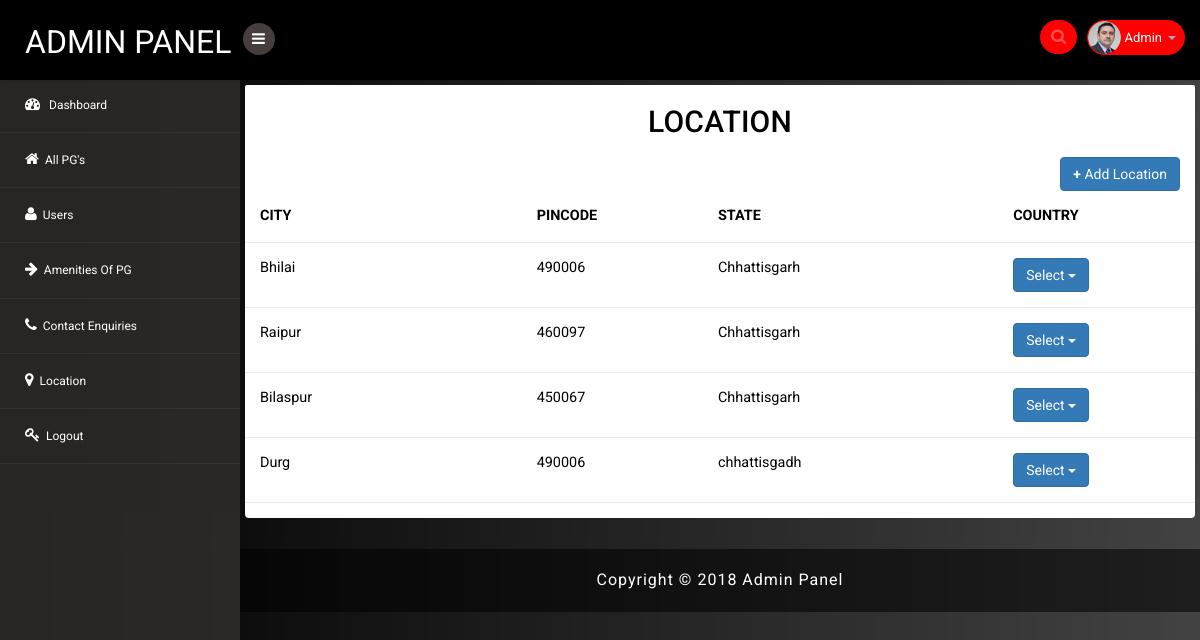
Page /admin/location.php (signed in) on the committed database.
### tables this page shows
CREATE TABLE IF NOT EXISTS `admin_tbl` (
  `aid` int(11) NOT NULL AUTO_INCREMENT,
  `aname` varchar(200) NOT NULL,
  `aphone` varchar(20) NOT NULL,
  `aemail` varchar(200) NOT NULL,
  `apassword` varchar(200) NOT NULL,
  `astatus` varchar(100) NOT NULL,
  PRIMARY KEY (`aid`)
);

CREATE TABLE IF NOT EXISTS `location_tbl` (
  `lid` int(11) NOT NULL AUTO_INCREMENT,
  `lcity` varchar(200) NOT NULL,
  `lpostal` int(11) NOT NULL,
  `lstate` varchar(200) NOT NULL,
  `lcountry` varchar(200) NOT NULL,
  PRIMARY KEY (`lid`)
);

### admin/location.php (the view, shortened to what this page needs)
<?php include("top_header.php");  ?>
<?php
  $qry = "select * from location_tbl";
  $res = mysql_query($qry);
?>
<body>
<section id="container">
 <?php include('header.php') ?>
<section id="main-content">
	<section class="wrapper1">
		<div class="mail-w3agile">
        <div class="row">
            <div class="col-sm-12 mail-w3agile">
                <section class="panel">
                     <header class="panel-heading wht-bg">
                       <h4 class="gen-case">Location</h4>
                    </header>
                    <div class="panel-body minimal">
                      <a href="addlocation.php" class="btn btn-primary pull-right"> <b>+</b> Add Location</a>
                        <div class="table-inbox-wrap ">
                            <table class="table table-inbox table-hover">
                            <thead class="unread">
                                   <tr>
                                      <th>CITY</th>
                                       <th>PINCODE </th>
                                     <th>STATE </th>
                                     <th>COUNTRY</th>
                                    </tr>
                            </thead>
                            <tbody>
                              <?php
                              while($row = mysql_fetch_array($res, MYSQL_ASSOC)){
                                    $lid= $row['lid'];
                                      echo"<tr>
                                          <td style='width:10%'> ". $row['lcity'].  "  </td>
                                          <td style='width:5%'>  ". $row['lpostal']." </td>
                                          <td style='width:10%'> ". $row['lstate']. "  </td>
                                          <td style='width:5%'>
                                              <div class='dropdown'>
                                                <button class='btn btn-primary dropdown-toggle' type='button' data-toggle='dropdown'>Select
                                                <span class='caret'></span></button>
                                                 <ul class='dropdown-menu'>
                                                  <li><a href='editlocation.php?lid=$lid'>Edit</a></li>
                                                  <li><a href='pages/deletelocation.php?lid=$lid'>Delete</a></li>
                                                </ul>
                                              </div>
                                          </td>
                                      </tr>";
                                    }
                              ?>
                        </tbody>
                        </table>
                        </div>
                    </div>
                </section>
            </div>
        </div>
        </div>
</section>
<?php include('footer.php'); ?>

### admin/header.php (shortened to what this page needs)
<header class="header fixed-top clearfix">
<div class="brand">
    <a href="index.php" class="logo">
        ADMIN PANEL
    </a>
    <div class="sidebar-toggle-box">
        <div class="fa fa-bars"></div>
    </div>
</div>
<div class="top-nav clearfix">
    <ul class="nav pull-right top-menu">
        <li>
            <input type="text" class="form-control search" placeholder=" Search">
        </li>
        <li class="dropdown">
            <a data-toggle="dropdown" class="dropdown-toggle" href="#">
                <img alt="" src="images/2.png">
                <span class="username"><?php echo $admin_detail['aname'] ?></span>
                <b class="caret"></b>
            </a>
        </li>
    </ul>
</div>
</header>
<aside>
    <div id="sidebar" class="nav-collapse">
        <div class="leftside-navigation">
            <ul class="sidebar-menu" id="nav-accordion">
                <li>
                    <a class="active" href="index.php">
                        <i class="fa fa-dashboard"></i>
                        <span>Dashboard</span>
                    </a>
                </li>
                  <li><a href="allpg.php">   <i class="fa fa-home"></i>All PG's</a></li>
                  <li><a href="user.php">   <i class="fa fa-user"></i>Users</a></li>
                 <li><a href="amenities.php">   <i class="fa fa-arrow-right"></i>Amenities Of PG</a></li>
                 <li><a href="contact_enquiry.php">   <i class="fa fa-phone"></i>Contact Enquiries</a></li>
                  <li><a href="location.php">   <i class="fa fa-map-marker"></i>Location</a></li>
                   <li><a href="logout.php">   <i class="fa fa-key"></i>Logout</a></li>
            </ul>            </div>
    </div>
</aside>

### rows in the picture
admin_tbl: aname "Admin"
location_tbl: lcity "Bhilai", lpostal "490006", lstate "Chhattisgarh"
location_tbl: lcity "Raipur", lpostal "460097", lstate "Chhattisgarh"
location_tbl: lcity "Bilaspur", lpostal "450067", lstate "Chhattisgarh"
location_tbl: lcity "Durg", lpostal "490006", lstate "chhattisgadh"
